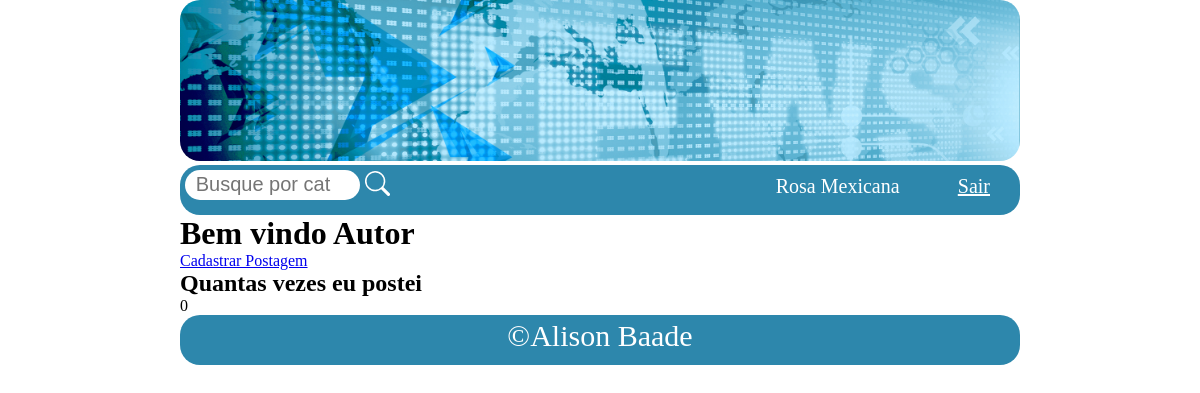
Page /posts/home/ (signed in) on the earlier database version.
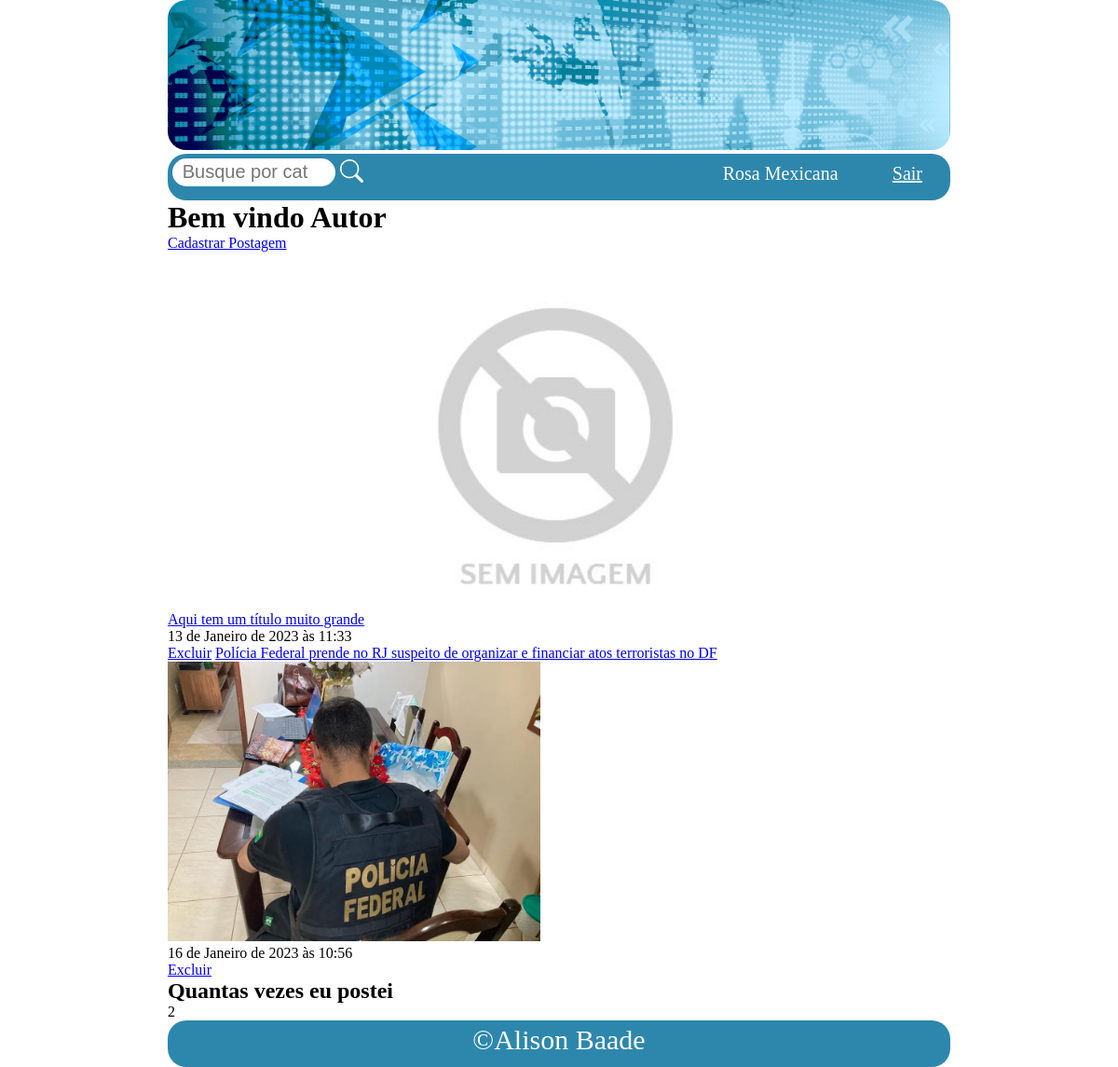
Same page on the later database version.
### perfilUser/models.py (models this page shows)
class Usuario(models.Model):
    nivel_acesso = (
        ('AD', 'Administrador'),
        ('AU', 'Autor'),
        ('CO', 'Comum')
    )
    sexo = (
        ('M', 'Masculino'),
        ('F', 'Feminio')
    )
    nome = models.CharField(max_length=50)
    email = models.EmailField()
    tipo = models.CharField(max_length=2, choices=nivel_acesso,)
    senha = models.CharField(max_length=64)
    data_nascimento = models.DateField(blank=True, null=True)
    sexo_usuario = models.CharField(max_length=1,choices=sexo, default=sexo[0], blank=True, null=True)
    class Meta:
        ordering = ['nome']
    def __str__(self):
        return self.nome

### Postagem/models.py (models this page shows, shortened)
class Post(models.Model):
    imagem = models.ImageField(upload_to='img_principal', default='img_principal/sem-img.jpg')
    titulo = models.CharField(max_length=100)
    categoria = models.ForeignKey(Categoria, on_delete=models.CASCADE)
    autor = models.ForeignKey(Usuario, on_delete=models.CASCADE)
    data_cadastro = models.DateTimeField(default=datetime.now, null=True)
    conteudo = models.TextField(max_length=1000)

### Postagem/views.py (the view)
# urls.py: path('home/', views.home, name='home'),
def home(request):
        usuario_req = request.session.get('usuario')
        usuario = Usuario.objects.filter(id=usuario_req).first()
        usuario_logado = usuario
        post = Post.objects.filter(autor=usuario)
        qnt_post = post.count()
        if usuario :
            return render(request, 'home.html',{'usuario_logado' : usuario_logado,
                                                'usuario_autor' : usuario,
                                                'post': post,
                                                'qnt_post' : qnt_post})
        else:
            return HttpResponse('Sem acesso')

### Postagem/templates/home.html
{% include 'header.html' %}
<body  class="body-conf">
    <h1>Bem vindo Autor</h1>
    <a href="{% url 'cadastrar_post' %}">Cadastrar Postagem</a>
    <section>
        <div>
            {% for post in post %}
                <a href="{% url 'edit_post' post.id %}">{{ post.titulo }}</a>
                <img style="width: 400px;" src="{{post.imagem.url}}">
                <p>{{post.data_cadastro}}</p>
                <a href="{% url 'excluir_post' post.id %}" id="{{post.id}}">Excluir</a>
            {% endfor %}
        </div>
        <div>
            <h2>
                Quantas vezes eu postei
            </h2>
            <p>{{ qnt_post }}</p>
        </div>
    </section>
</body>
{% include 'footer.html' %}

### templates/header.html (shortened to what this page needs)
{% load static %}
<!DOCTYPE html>
<html lang="pt-br">
<head>
    <link rel="stylesheet" href="{% static 'perfilUser/css/style.css' %}">
</head>
<header>
    <div class="div-header width-100">
        <img class="width-100 img-topo " src="{% static 'perfilUser/img/banner-azul.jpg' %}" alt="">
    </div>
    <nav class="nav-header width-100 jus-cont-center">
        <div class=" d-flex">
            <div class="d-flex width-100">
                <input placeholder="Busque por categorias ou títulos..." class="input-search" type="search" name="" id="">
            </div>
            <div class="div-sair d-flex align">
                <p class="input-usuario">{{usuario_logado}}</p>
                <a class="input-sair" href="{% url 'logout' %}">Sair</a>
            </div>
        </div>
    </nav>
</header>

### templates/footer.html
<footer>
    <div class="div-footer width-100 d-flex jus-cont-center">
        <p class="p-footer">&copy;Alison Baade</p>
    </div>
</footer>
</html>

### perfilUser/static/perfilUser/css/style.css (style rules this page uses)
* { margin: 0; padding: 0; }
.d-flex { display: flex; }
.jus-cont-center { justify-content: center; }
.body-conf { background-color: #ffffff; margin-left: 15%; margin-right: 15%; }
.img-topo { height: 250; border-radius: 20px; }
.width-100 { width: 100%; }
.div-header { height: 0px; display: contents; }
.nav-header { background-color: #2d87ac; height: 50px; border-radius: 20px; }
.input-search { height: 30px; margin: 0.8%; width: 30%; border: 1px solid transparent; border-radius: 20px; font-size: 20px; padding: 10px; }
.icon-src { width: 25px; height: 25px; margin-top: 1%; color: #ffffff; }
.div-sair { width: 40%; justify-content: space-between; margin: 10px; }
.input-sair { color: #ffffff; font-size: 20px; margin-right: 20px; }
.input-usuario { font-size: 20px; color: #ffffff; margin-right: 12%; }
.div-footer { background-color: #2d87ac; height: 50px; border-radius: 20px; }
.p-footer { color: #ffffff; font-size: 30px; margin-top: 0.5%; }

Differences in the rows shown:
now on this page (row edited): Post: titulo "Aqui tem um título muito grande", imagem (picture), data_cadastro "13 de Janeiro de 2023 às 11:33"
now on this page (row edited): Post: titulo "Polícia Federal prende no RJ suspeito de organizar e financiar atos terroristas no DF", imagem (picture), data_cadastro "16 de Janeiro de 2023 às 10:56"
Other differences:
{{ qnt_post }}: "0" → "2"
